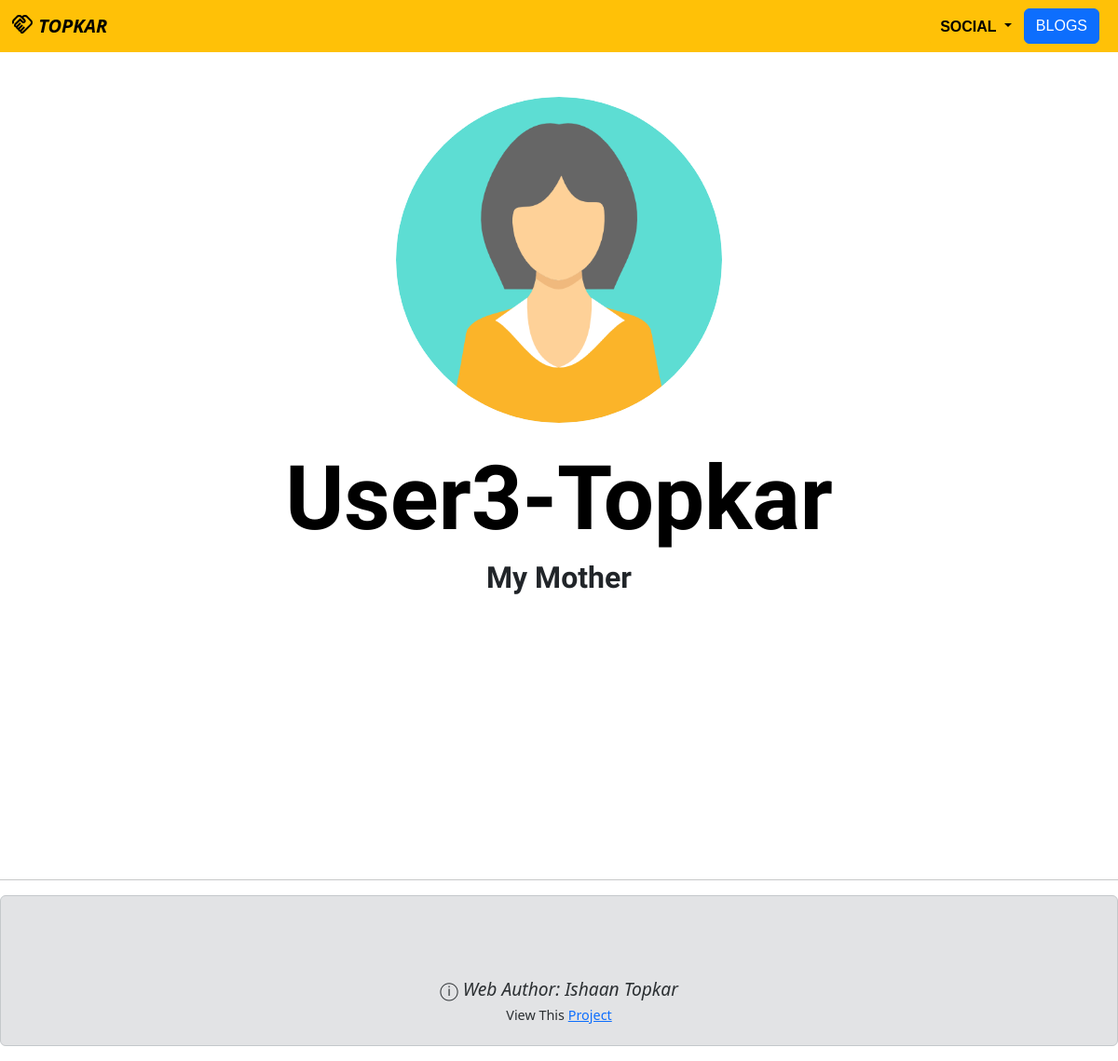
/13, run on the app's committed database.
### Portfolios/models.py (models this page shows, shortened)
class Member(models.Model):
    name = models.CharField(max_length = 25)
    description = models.CharField(max_length = 200)
    profile_picture = models.ImageField(upload_to = "media/portfolio/images/")

### Portfolios/views.py (the view)
# urls.py: path("<int:member_id>", views.member_detail, name = "member_detail")
def member_detail(request, member_id):
    member = get_object_or_404(Member, pk=member_id)
    blogs = Blogmodels.Blog.objects.order_by('-date').filter(author=member.name)
    blog_count = blogs.count()
    return render (request, 'member-detail.html', {"member":member, "blogs":blogs, "blog_count":blog_count})

### Portfolios/templates/member-detail.html (shortened to what this page needs)
{% extends 'base.html' %}
{% load static %}
{% block content %}
<body>
<br>
<div class="container text-center image-cropper">
<br>
<img src = "{{ member.profile_picture.url }}" height=350>
<br>
<br>
<h5 class="hmain">{{ member.name }}</h5>
<h5 id="memnblog">{{ member.description }}</h5>
</div>
</body>
{% endblock %}

### Portfolios/static/portfolio/styles.css (style rules this page uses)
.hmain { font-family:'Salsa'; font-weight: bold; color:black; font-size: 8vw; }
#memnblog { font-family:"Baloo 2"; font-weight: bold; font-size: 2rem; }
.image-cropper img { border-radius: 50%; width:auto; }

### data on the page
Member: profile_picture (picture), name "User3-Topkar", description "My Mother"
